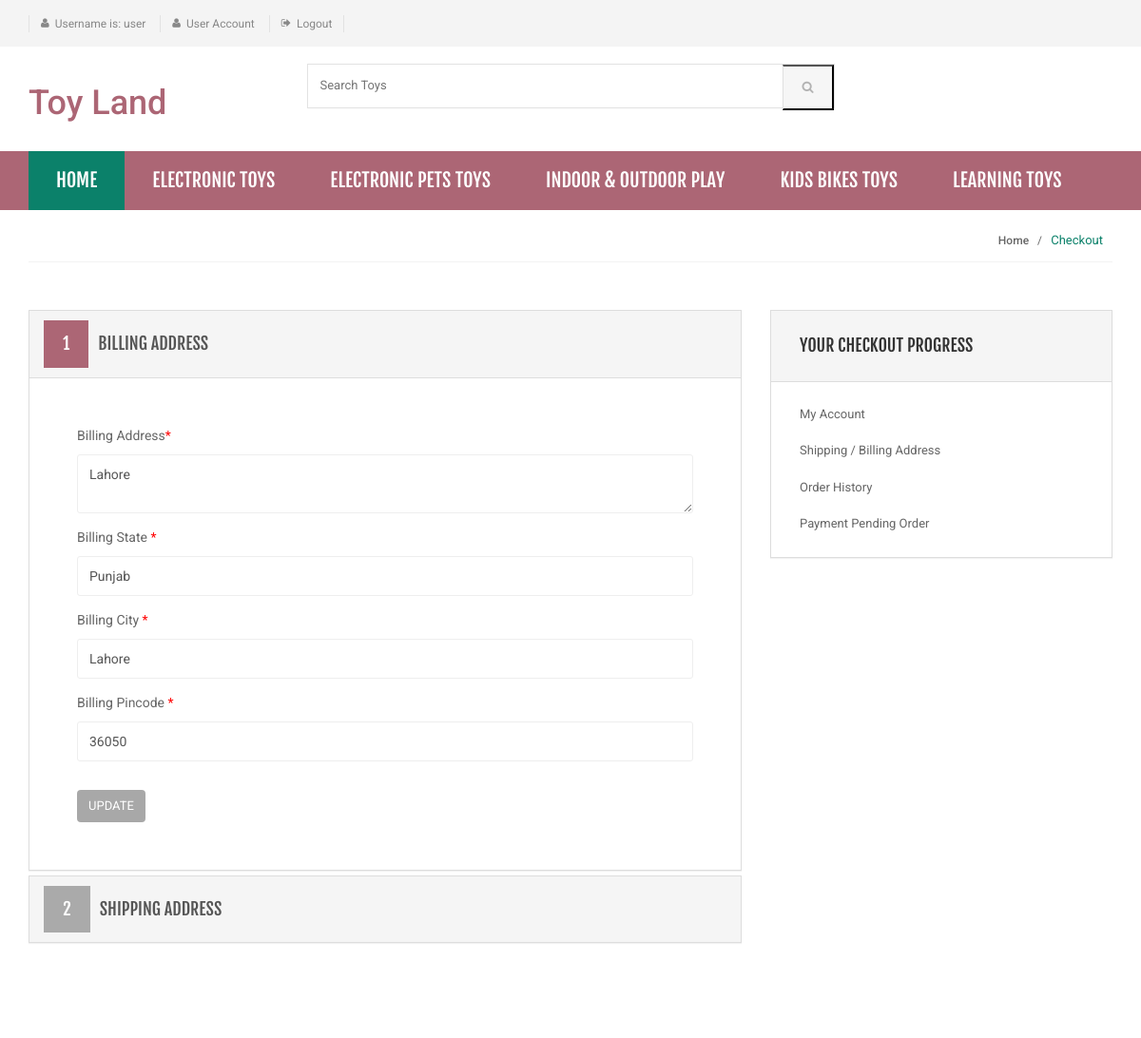
Page /bill-ship-addresses.php (signed in) on the committed database.
### tables this page shows
CREATE TABLE IF NOT EXISTS `category` (
`id` int(11) NOT NULL,
  `categoryName` varchar(255) NOT NULL,
  `categoryDescription` longtext NOT NULL,
  `creationDate` timestamp NOT NULL DEFAULT CURRENT_TIMESTAMP,
  `updationDate` varchar(255) NOT NULL
);

CREATE TABLE IF NOT EXISTS `users` (
`id` int(11) NOT NULL,
  `name` varchar(255) NOT NULL,
  `email` varchar(255) NOT NULL,
  `contactno` bigint(11) NOT NULL,
  `password` varchar(255) NOT NULL,
  `shippingAddress` longtext NOT NULL,
  `shippingState` varchar(255) NOT NULL,
  `shippingCity` varchar(255) NOT NULL,
  `shippingPincode` int(11) NOT NULL,
  `billingAddress` longtext NOT NULL,
  `billingState` varchar(255) NOT NULL,
  `billingCity` varchar(255) NOT NULL,
  `billingPincode` int(11) NOT NULL,
  `regDate` timestamp NOT NULL DEFAULT CURRENT_TIMESTAMP,
  `updationDate` varchar(255) NOT NULL
);

### bill-ship-addresses.php (the view, shortened to what this page needs)
<?php
if(strlen($_SESSION['login'])==0)
    {
header('location:index.php');
}
else{
?>
<!DOCTYPE html>
<html lang="en">
	<head>
	    <link rel="stylesheet" href="assets/css/bootstrap.min.css">
	    <link rel="stylesheet" href="assets/css/main.css">
	    <link rel="stylesheet" href="assets/css/owl.carousel.css">
		<link rel="stylesheet" href="assets/css/owl.transitions.css">
		<link href="assets/css/lightbox.css" rel="stylesheet">
		<link rel="stylesheet" href="assets/css/animate.min.css">
		<link rel="stylesheet" href="assets/css/rateit.css">
		<link rel="stylesheet" href="assets/css/bootstrap-select.min.css">
		<link rel="stylesheet" href="assets/css/config.css">
		<link href="assets/css/green.css" rel="alternate stylesheet" title="Green color">
		<link href="assets/css/blue.css" rel="alternate stylesheet" title="Blue color">
		<link href="assets/css/red.css" rel="alternate stylesheet" title="Red color">
		<link href="assets/css/orange.css" rel="alternate stylesheet" title="Orange color">
		<link href="assets/css/dark-green.css" rel="alternate stylesheet" title="Darkgreen color">
		<link rel="stylesheet" href="assets/css/font-awesome.min.css">
	</head>
    <body class="cnt-home">
<header class="header-style-1">
<?php include('includes/top-header.php');?>
<?php include('includes/main-header.php');?>
<?php include('includes/menu-bar.php');?>
</header>
<div class="breadcrumb">
	<div class="container">
		<div class="breadcrumb-inner">
			<ul class="list-inline list-unstyled">
				<li><a href="#">Home</a></li>
				<li class='active'>Checkout</li>
			</ul>
		</div>
	</div>
</div>
<div class="body-content outer-top-bd">
	<div class="container">
		<div class="checkout-box inner-bottom-sm">
			<div class="row">
				<div class="col-md-8">
					<div class="panel-group checkout-steps" id="accordion">
<div class="panel panel-default checkout-step-01">
		<div class="panel-heading">
    	<h4 class="unicase-checkout-title">
	        <a data-toggle="collapse" class="" data-parent="#accordion" href="#collapseOne">
	          <span>1</span>Billing Address
	        </a>
	     </h4>
    </div>
	<div id="collapseOne" class="panel-collapse collapse in">
	    <div class="panel-body">
			<div class="row">
				<div class="col-md-12 col-sm-12 already-registered-login">
<?php
$query=mysql_query("select * from users where id='".$_SESSION['id']."'");
while($row=mysql_fetch_array($query))
{
?>
					<form class="register-form" role="form" method="post">
<div class="form-group">
					    <label class="info-title" for="Billing Address">Billing Address<span>*</span></label>
					    <textarea class="form-control unicase-form-control text-input" " name="billingaddress" required="required"><?php echo $row['billingAddress'];?></textarea>
					  </div>
						<div class="form-group">
					    <label class="info-title" for="Billing State ">Billing State  <span>*</span></label>
			 <input type="text" class="form-control unicase-form-control text-input" id="bilingstate" name="bilingstate" value="<?php echo $row['billingState'];?>" required>
					  </div>
					  <div class="form-group">
					    <label class="info-title" for="Billing City">Billing City <span>*</span></label>
					    <input type="text" class="form-control unicase-form-control text-input" id="billingcity" name="billingcity" required="required" value="<?php echo $row['billingCity'];?>" >
					  </div>
 <div class="form-group">
					    <label class="info-title" for="Billing Pincode">Billing Pincode <span>*</span></label>
					    <input type="text" class="form-control unicase-form-control text-input" id="billingpincode" name="billingpincode" required="required" value="<?php echo $row['billingPincode'];?>" >
					  </div>
					  <button type="submit" name="update" class="btn-upper btn btn-primary checkout-page-button">Update</button>
					</form>
					<?php } ?>
				</div>
			</div>
		</div>
	</div>
</div>
					  	<div class="panel panel-default checkout-step-02">
						    <div class="panel-heading">
						      <h4 class="unicase-checkout-title">
						        <a data-toggle="collapse" class="collapsed" data-parent="#accordion" href="#collapseTwo">
						          <span>2</span>Shipping Address
						        </a>
						      </h4>
						    </div>
					  	</div>
					</div>
				</div>
			<?php include('includes/myaccount-sidebar.php');?>
			</div>
		</div>
</div>
</div>
</body>
</html>
<?php } ?>

### includes/menu-bar.php (shortened to what this page needs)
<div class="header-nav animate-dropdown">
    <div class="container">
        <div class="yamm navbar navbar-default" role="navigation">
            <div class="nav-bg-class">
                <div class="navbar-collapse collapse" id="mc-horizontal-menu-collapse">
	<div class="nav-outer">
		<ul class="nav navbar-nav">
			<li class="active dropdown yamm-fw">
				<a href="index.php" data-hover="dropdown" class="dropdown-toggle">Home</a>
			</li>
              <?php $sql=mysql_query("select id,categoryName  from category limit 6");
while($row=mysql_fetch_array($sql))
{
    ?>
			<li class="dropdown yamm">
				<a href="category.php?cid=<?php echo $row['id'];?>"> <?php echo $row['categoryName'];?></a>
			</li>
			<?php } ?>
		</ul>
		<div class="clearfix"></div>
	</div>
</div>
            </div>
        </div>
    </div>
</div>

### assets/css/lightbox.css (style rules this page uses)
body:after { content: url(../images/close.png) url(../images/loading.gif) url(../images/prev.png) url(../images/next.png); display: none; }

### assets/css/green.css (style rules this page uses)
a { color: #abd07e; }
.header-style-1 .header-nav { background: #abd07e; }
.cnt-home .header-style-1 .header-nav .navbar .navbar-nav > li.active { background: #84b943; }
.breadcrumb ul li.active { color: #84b943; }
.checkout-box .checkout-steps .panel .panel-heading .unicase-checkout-title > a:not(.collapsed) span { background-color: #abd07e; }

### assets/css/blue.css (style rules this page uses)
a { color: #3498db; }
.header-style-1 .header-nav { background: #3498db; }
.cnt-home .header-style-1 .header-nav .navbar .navbar-nav > li.active { background: #1d6ca1; }
.breadcrumb ul li.active { color: #1d6ca1; }
.checkout-box .checkout-steps .panel .panel-heading .unicase-checkout-title > a:not(.collapsed) span { background-color: #3498db; }

### assets/css/red.css (style rules this page uses)
a { color: #ff6c6c; }
.header-style-1 .header-nav { background: #ff6c6c; }
.cnt-home .header-style-1 .header-nav .navbar .navbar-nav > li.active { background: #ff1a1a; }
.breadcrumb ul li.active { color: #ff1a1a; }
.checkout-box .checkout-steps .panel .panel-heading .unicase-checkout-title > a:not(.collapsed) span { background-color: #ff6c6c; }

### assets/css/orange.css (style rules this page uses)
a { color: #f39c12; }
.header-style-1 .header-nav { background: #f39c12; }
.cnt-home .header-style-1 .header-nav .navbar .navbar-nav > li.active { background: #ab6c09; }
.breadcrumb ul li.active { color: #ab6c09; }
.checkout-box .checkout-steps .panel .panel-heading .unicase-checkout-title > a:not(.collapsed) span { background-color: #f39c12; }

### assets/css/dark-green.css (style rules this page uses)
a { color: #12cca7; }
.header-style-1 .header-nav { background: #12cca7; }
.cnt-home .header-style-1 .header-nav .navbar .navbar-nav > li.active { background: #0b816a; }
.breadcrumb ul li.active { color: #0b816a; }
.checkout-box .checkout-steps .panel .panel-heading .unicase-checkout-title > a:not(.collapsed) span { background-color: #12cca7; }

### rows in the picture
category: categoryName "ELECTRONIC TOYS"
category: categoryName "ELECTRONIC PETS TOYS"
category: categoryName "INDOOR & OUTDOOR PLAY"
category: categoryName "KIDS BIKES TOYS"
category: categoryName "LEARNING TOYS"
users: billingaddress "Lahore", bilingstate "Punjab", billingcity "Lahore", billingpincode "36050"

### other values in the picture
$_SESSION['username'] "user"
